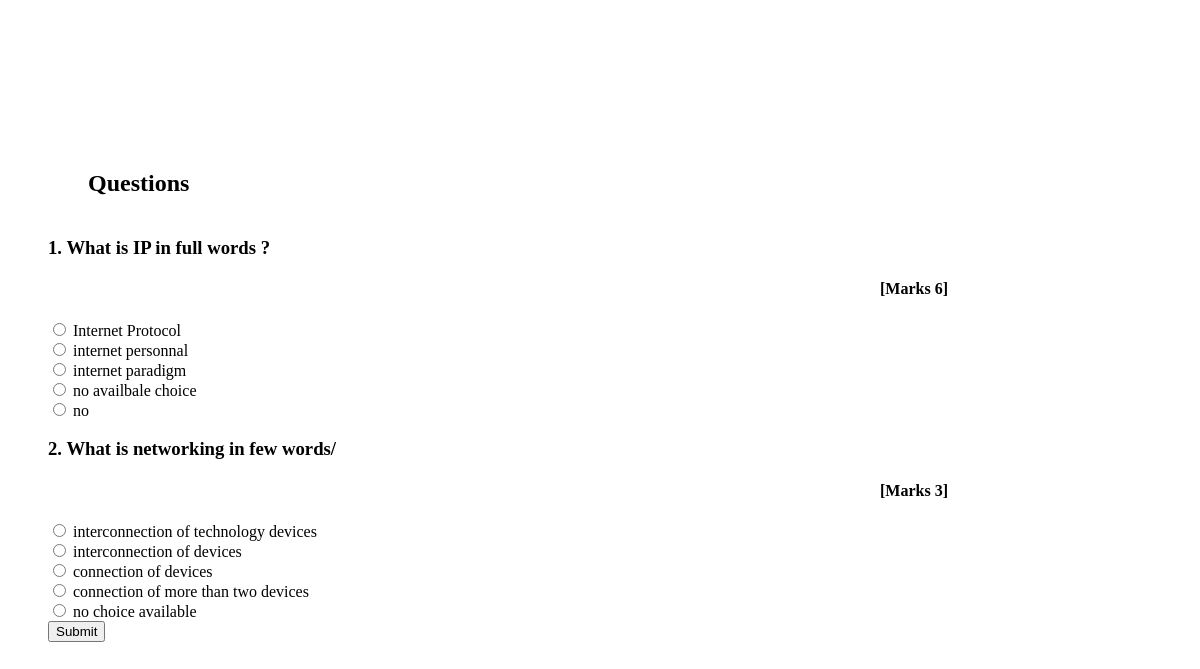
Page /it-essentials/1/start-exam (signed in) on the committed database.
### core/models.py (models this page shows, shortened)
class Question(models.Model):
    name = models.CharField(max_length=300)
    exam = models.ForeignKey(Exam, on_delete=models.CASCADE)
    score = models.PositiveIntegerField()
    answer1=models.CharField(max_length=200)
    answer2=models.CharField(max_length=200)
    answer3=models.CharField(max_length=200)
    answer4=models.CharField(max_length=200)
    answer5=models.CharField(max_length=200)
    answer_options=(('Answer1','Answer1'),('Answer2','Answer2'),('Answer3','Answer3'),('Answer4','Answer4'),('Answer5','Answer5'))
    answers=models.CharField(max_length=200,choices=answer_options)

### core/views.py (the view)
# urls.py: path('it-essentials/<int:id>/start-exam', start_exam, name='start-exam'),
def start_exam(request, id):
    if request.user.is_authenticated:
        exam = Exam.objects.get(id=id)
        questions = Question.objects.filter(exam=exam)
        if request.method=='POST':
            pass
        response = render(request, 'core/start_exam.html',{'exam':exam, 'questions':questions})
        response.set_cookie('exam_id',exam.id)
        return response
    return redirect('login')

### core/templates/core/start_exam.html (shortened to what this page needs)
{% extends "index.html" %}
{% block container %}
<div class="contents">
  <h2 class="title-questions">Questions</h2>
  <form class="form" autocomplete="off" onsubmit="return saveAns()"  action="/it/calculate-marks" method="POST">
    {% for question in questions%}
    <h3 class="text-info">{{ forloop.counter }}. {{question.name}}</h3><h4 style="text-align: right;">[Marks {{question.score}}]</h4>
          <div class="form-check mx-4">
            <input class="form-check-input" type="radio" name="{{ forloop.counter }}" id="{{question.answer1}}" value="Answer1">
            <label class="form-check-label" for="answer1">
              {{question.answer1}}
            </label>
          </div>
          <div class="form-check mx-4">
            <input class="form-check-input" type="radio" name="{{ forloop.counter }}" id="{{question.answer2}}" value="Answer2">
            <label class="form-check-label" for="answer2">
              {{question.answer2}}
            </label>
          </div>
          <div class="form-check mx-4">
            <input class="form-check-input" type="radio" name="{{ forloop.counter }}" id="{{question.answer3}}" value="Answer3">
            <label class="form-check-label" for="answer3">
              {{question.answer3}}
            </label>
          </div>
          <div class="form-check mx-4">
            <input class="form-check-input" type="radio" name="{{ forloop.counter }}" id="{{question.answer4}}" value="Answer4">
            <label class="form-check-label" for="answer4">
              {{question.answer4}}
            </label>
          </div>
          <div class="form-check mx-4">
            <input class="form-check-input" type="radio" name="{{ forloop.counter }}" id="{{question.answer5}}" value="Answer5">
            <label class="form-check-label" for="answer5">
              {{question.answer5}}
            </label>
          </div>
        {% endfor %}
        <input class="btn btn-info btn-lg"   type="submit" value="Submit">
    </form>
</div>
{% endblock container %}

### core/templates/core/start_exam.html (style rules this page uses)
.contents { width: 900px; margin: 40px; }
.title-questions { width: 900px; margin: 170px 40px 40px 40px; }

### rows in the picture
Question: name "What is IP in full words ?", score "6", answer1 "Internet Protocol", answer2 "internet personnal", answer3 "internet paradigm", answer4 "no availbale choice", answer5 "no"
Question: name "What is networking in few words/", score "3", answer1 "interconnection of technology devices", answer2 "interconnection of devices", answer3 "connection of devices", answer4 "connection of more than two devices", answer5 "no choice available"
